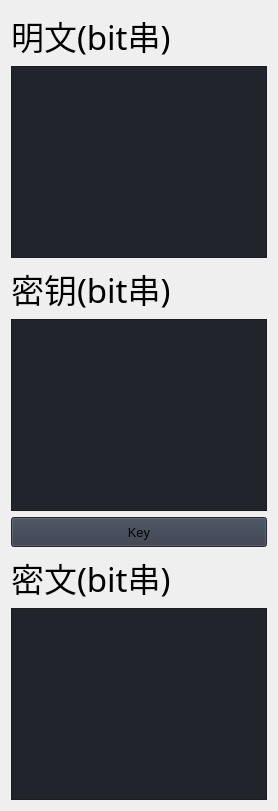
                     <widget class="QWidget" name="bit_page">
                      <layout class="QVBoxLayout" name="verticalLayout_11">
                       <item>
                        <widget class="QLabel" name="label_12">
                         <property name="font">
                          <font>
                           <family>楷体</family>
                           <pointsize>25</pointsize>
                           <italic>false</italic>
                           <bold>false</bold>
                          </font>
                         </property>
                         <property name="styleSheet">
                          <string notr="true">	font: 25pt &quot;楷体&quot;;</string>
                         </property>
                         <property name="text">
                          <string>明文(bit串)</string>
                         </property>
                        </widget>
                       </item>
                       <item>
                        <widget class="QPlainTextEdit" name="plainTextEdit_10">
                         <property name="minimumSize">
                          <size>
                           <width>200</width>
                           <height>150</height>
                          </size>
                         </property>
                         <property name="styleSheet">
                          <string notr="true">background-color: rgb(33, 37, 43);</string>
                         </property>
                        </widget>
                       </item>
                       <item>
                        <widget class="QLabel" name="label_13">
                         <property name="font">
                          <font>
                           <family>楷体</family>
                           <pointsize>25</pointsize>
                           <italic>false</italic>
                           <bold>false</bold>
                          </font>
                         </property>
                         <property name="styleSheet">
                          <string notr="true">	font: 25pt &quot;楷体&quot;;</string>
                         </property>
                         <property name="text">
                          <string>密钥(bit串)</string>
                         </property>
                        </widget>
                       </item>
                       <item>
                        <widget class="QPlainTextEdit" name="plainTextEdit_11">
                         <property name="minimumSize">
                          <size>
                           <width>200</width>
                           <height>150</height>
                          </size>
                         </property>
                         <property name="styleSheet">
                          <string notr="true">background-color: rgb(33, 37, 43);</string>
                         </property>
                        </widget>
                       </item>
                       <item>
                        <widget class="QPushButton" name="pushButton_13">
                         <property name="minimumSize">
                          <size>
                           <width>150</width>
                           <height>30</height>
                          </size>
                         </property>
                         <property name="font">
                          <font>
                           <family>Segoe UI</family>
                           <pointsize>10</pointsize>
                           <italic>false</italic>
                           <bold>false</bold>
                          </font>
                         </property>
                         <property name="cursor">
                          <cursorShape>PointingHandCursor</cursorShape>
                         </property>
                         <property name="styleSheet">
                          <string notr="true">background-color: rgb(52, 59, 72);</string>
                         </property>
                         <property name="text">
                          <string>Key</string>
                         </property>
                         <property name="icon">
                          <iconset resource="D:/Python_pro/Modern_GUI_PyDracula_PySide6_or_PyQt6-master/resources.qrc">
                           <normaloff>:/icons/images/icons/cil-dialpad.png</normaloff>:/icons/images/icons/cil-dialpad.png</iconset>
                         </property>
                        </widget>
                       </item>
                       <item>
                        <widget class="QLabel" name="label_14">
                         <property name="font">
                          <font>
                           <family>楷体</family>
                           <pointsize>25</pointsize>
                           <italic>false</italic>
                           <bold>false</bold>
                          </font>
                         </property>
                         <property name="styleSheet">
                          <string notr="true">	font: 25pt &quot;楷体&quot;;</string>
                         </property>
                         <property name="text">
                          <string>密文(bit串)</string>
                         </property>
                        </widget>
                       </item>
                       <item>
                        <widget class="QPlainTextEdit" name="plainTextEdit_12">
                         <property name="minimumSize">
                          <size>
                           <width>200</width>
                           <height>150</height>
                          </size>
                         </property>
                         <property name="styleSheet">
                          <string notr="true">background-color: rgb(33, 37, 43);</string>
                         </property>
                        </widget>
                       </item>
                      </layout>
                     </widget>
